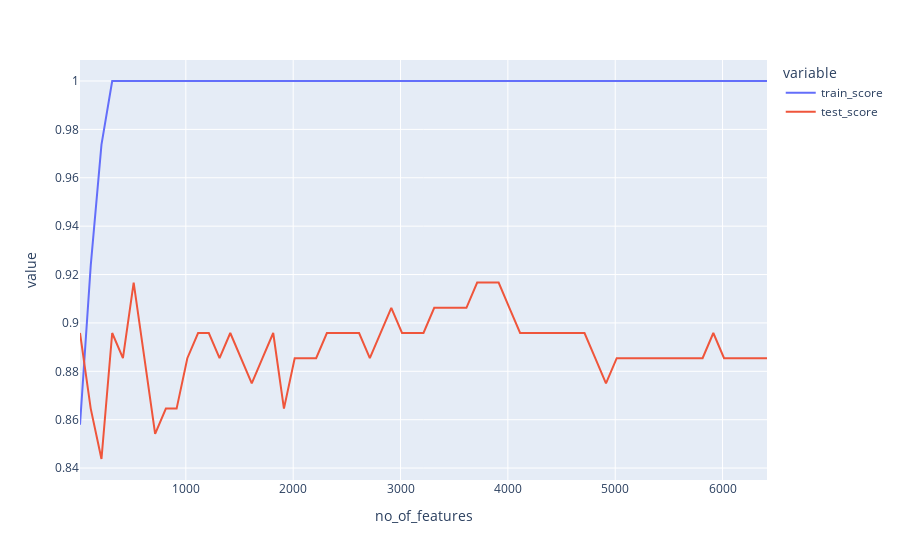

This figure's notebook cell:
### Code cell
fig = px.line(anova_results, x="no_of_features", y=["train_score", "test_score"])
fig.show()

### Figure 1 — Plotly figure (JSON) as saved in the notebook; plotly's stock layout.template omitted (floating-point values rounded to 4 significant figures)
{"data": [{"hovertemplate": "variable=train_score<br>no_of_features=%{x}<br>value=%{y}<extra></extra>", "legendgroup": "train_score", "line": {"color": "#636efa", "dash": "solid"}, "marker": {"symbol": "circle"}, "mode": "lines", "name": "train_score", "orientation": "v", "showlegend": true, "type": "scatter", "x": [14, 114, 214, 314, 414, 514, 614, 714, 814, 914, 1014, 1114, 1214, 1314, 1414, 1514, 1614, 1714, 1814, 1914, 2014, 2114, 2214, 2314, 2414, 2514, 2614, 2714, 2814, 2914, 3014, 3114, 3214, 3314, 3414, 3514, 3614, 3714, 3814, 3914, 4014, 4114, 4214, 4314, 4414, 4514, 4614, 4714, 4814, 4914, 5014, 5114, 5214, 5314, 5414, 5514, 5614, 5714, 5814, 5914, 6014, 6114, 6214, 6314, 6414], "xaxis": "x", "y": [0.8579, 0.9237, 0.9737, 1, 1, 1, 1, 1, 1, 1, 1, 1, 1, 1, 1, 1, 1, 1, 1, 1, 1, 1, 1, 1, 1, 1, 1, 1, 1, 1, 1, 1, 1, 1, 1, 1, 1, 1, 1, 1, 1, 1, 1, 1, 1, 1, 1, 1, 1, 1, 1, 1, 1, 1, 1, 1, 1, 1, 1, 1, 1, 1, 1, 1, 1], "yaxis": "y"}, {"hovertemplate": "variable=test_score<br>no_of_features=%{x}<br>value=%{y}<extra></extra>", "legendgroup": "test_score", "line": {"color": "#EF553B", "dash": "solid"}, "marker": {"symbol": "circle"}, "mode": "lines", "name": "test_score", "orientation": "v", "showlegend": true, "type": "scatter", "x": [14, 114, 214, 314, 414, 514, 614, 714, 814, 914, 1014, 1114, 1214, 1314, 1414, 1514, 1614, 1714, 1814, 1914, 2014, 2114, 2214, 2314, 2414, 2514, 2614, 2714, 2814, 2914, 3014, 3114, 3214, 3314, 3414, 3514, 3614, 3714, 3814, 3914, 4014, 4114, 4214, 4314, 4414, 4514, 4614, 4714, 4814, 4914, 5014, 5114, 5214, 5314, 5414, 5514, 5614, 5714, 5814, 5914, 6014, 6114, 6214, 6314, 6414], "xaxis": "x", "y": [0.8958, 0.8646, 0.8438, 0.8958, 0.8854, 0.9167, 0.8854, 0.8542, 0.8646, 0.8646, 0.8854, 0.8958, 0.8958, 0.8854, 0.8958, 0.8854, 0.875, 0.8854, 0.8958, 0.8646, 0.8854, 0.8854, 0.8854, 0.8958, 0.8958, 0.8958, 0.8958, 0.8854, 0.8958, 0.9062, 0.8958, 0.8958, 0.8958, 0.9062, 0.9062, 0.9062, 0.9062, 0.9167, 0.9167, 0.9167, 0.9062, 0.8958, 0.8958, 0.8958, 0.8958, 0.8958, 0.8958, 0.8958, 0.8854, 0.875, 0.8854, 0.8854, 0.8854, 0.8854, 0.8854, 0.8854, 0.8854, 0.8854, 0.8854, 0.8958, 0.8854, 0.8854, 0.8854, 0.8854, 0.8854], "yaxis": "y"}], "layout": {"legend": {"title": {"text": "variable"}, "tracegroupgap": 0}, "margin": {"t": 60}, "xaxis": {"anchor": "y", "domain": [0, 1], "title": {"text": "no_of_features"}}, "yaxis": {"anchor": "x", "domain": [0, 1], "title": {"text": "value"}}}}
